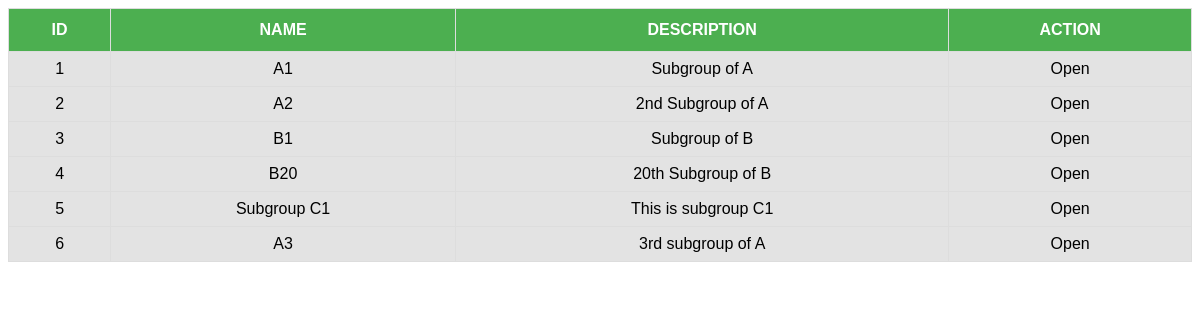
Screenshot of /Subgroups.php with the database file from the repository.
### tables this page shows
CREATE TABLE `subgroup` (
  `ID` int(10) NOT NULL,
  `MainGroupID` int(10) NOT NULL,
  `Name` varchar(30) NOT NULL,
  `Description` varchar(100) NOT NULL
);

### Subgroups.php (the view, shortened to what this page needs)
<?php
$servername = "localhost";
$username = "root";
$password = "";
$dbname = "medicinal_plants";
$conn = new mysqli($servername, $username, $password, $dbname);
$sql = "SELECT * from subgroup;";
$result = $conn->query($sql);
?>
<table id="report1">
	<tr>
    <th>ID</th>
    <th>NAME</th>
	<th>DESCRIPTION</th>
	<th>ACTION</th>
	</tr>
	<?php
if ($result->num_rows > 0)
{
	while($row = $result->fetch_assoc())
{
?>
    <tr>
	<td><?php echo $row["ID"]?></td>
	<td><?php echo $row["Name"]?></td>
	<td><?php echo $row["Description"]?></td>
	<td><div class="shake-hard">
<a href="SubgroupOpen.php?id=<?php echo $row["ID"]?>"><i class="fa fa-tree" aria-hidden="true"></i> Open</i></a>
</div>
</div></td>
	</tr>
<?php
}
}
else echo "<tr><td>No Results</td></tr>";
	?>
	</table>

### Subgroups.php (style rules this page uses)
* { box-sizing: border-box; }
#report1 { font-family: "Trebuchet MS", Arial, Helvetica, sans-serif; border-collapse: collapse; color:black; background-color:#e3e3e3; opacity:1; text-align: center; width: 100%; }
#report1 td, #report1 th { border: 1px solid #ddd; padding: 8px; }
#report1 th { padding-top: 12px; padding-bottom: 12px; text-align: center; background-color: #4CAF50; color: white; }
a { color:black; text-decoration:none }

### rows the page displays
subgroup: ID "1", Name "A1", Description "Subgroup of A"
subgroup: ID "2", Name "A2", Description "2nd Subgroup of A"
subgroup: ID "3", Name "B1", Description "Subgroup of B"
subgroup: ID "4", Name "B20", Description "20th Subgroup of B"
subgroup: ID "5", Name "Subgroup C1", Description "This is subgroup C1"
subgroup: ID "6", Name "A3", Description "3rd subgroup of A"
